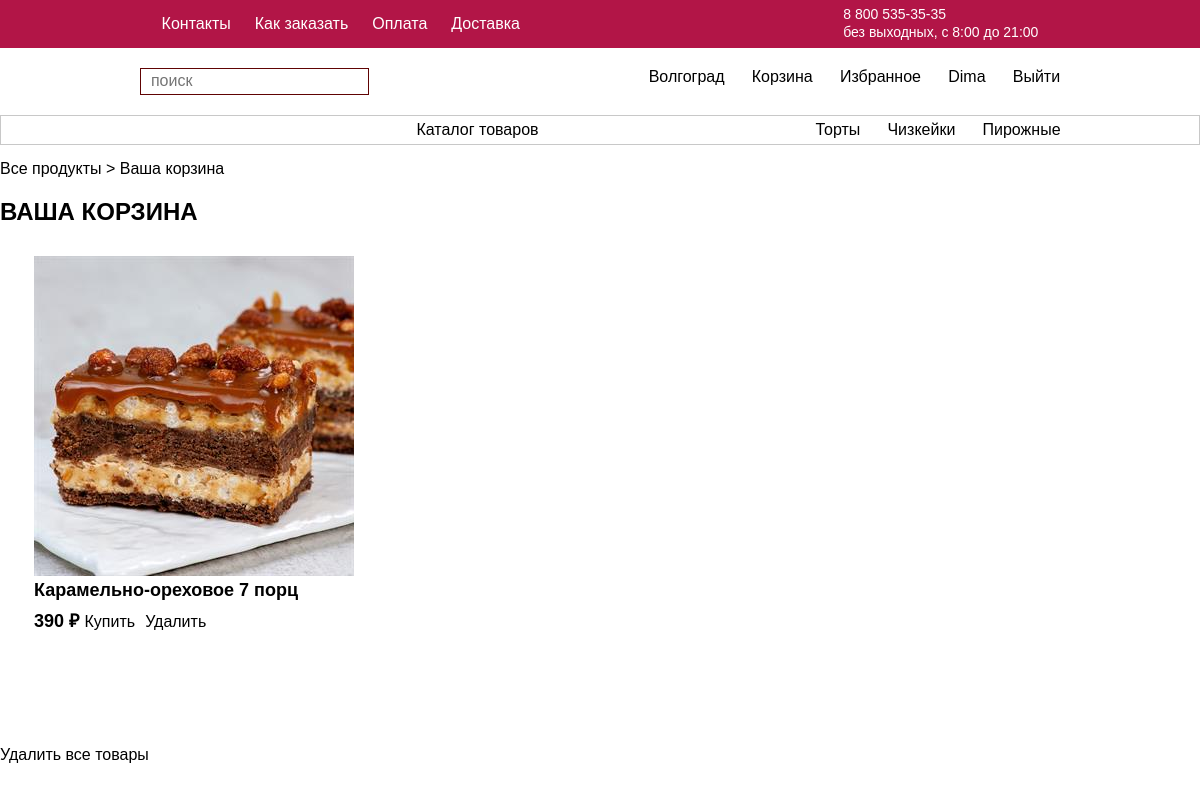
Screenshot of /cart.php (signed in) with the database file from the repository.
### tables this page shows
CREATE TABLE `categories` (
  `id` int NOT NULL,
  `name` varchar(255) NOT NULL
);

CREATE TABLE `bucket` (
  `id` int NOT NULL,
  `id_user` int NOT NULL,
  `id_prod` int NOT NULL
);

CREATE TABLE `product` (
  `id` int NOT NULL,
  `id_cathegory` int NOT NULL,
  `artikul` varchar(255) NOT NULL,
  `price` decimal(10,0) NOT NULL,
  `short_descr` varchar(255) NOT NULL,
  `min_image` varchar(255) NOT NULL,
  `prod_name` varchar(255) NOT NULL,
  `nalichiye` int NOT NULL,
  `weight` int NOT NULL
);

### cart.php (the view, shortened to what this page needs)
<?php
include_once 'connect.php';
$user = $_SESSION['id'];
?>
<!DOCTYPE html>
<html lang="ru">
<head>
    <link rel="stylesheet" href="css/style.css">
    <link rel="stylesheet" href="css/normalize.css">
</head>
<body>
    <main class="main">
        <header class="header">
            <div class="container header__container">
                <nav class="header__top__nav nav">
                    <ul class="nav__list">
                        <li class="nav__item"><a href="#" class="nav__link">Контакты</a></li>
                        <li class="nav__item"><a href="#" class="nav__link">Как заказать</a></li>
                        <li class="nav__item"><a href="#" class="nav__link">Оплата</a></li>
                        <li class="nav__item"><a href="#" class="nav__link">Доставка</a></li>
                    </ul>
                    <ul class="nav__list-end">
                        <li class="nav__item"><span class="nav__top-text">8 800 535-35-35</span>
                            <br>
                        <li class="nav__item"><span class="nav__top-text">без выходных, с 8:00 до 21:00</span>
                        </li>
                    </ul>
                </nav>
            </div>
        </header>
        <div class="header__none">
            <div class="container header__container">
                <div class="header__wrapper log-block">
                    <form action="actiontest.php" class="log-block__form search" method="GET">
                        <input type="text" class="search__input" name="search_string" placeholder="поиск">
                    </form>
                    <nav class="log-block__nav nav">
                        <ul class="log-nav-list">
                            <li class="log-nav-item"><a href="#" class="log-nav-ink">Волгоград</a></li>
                            <?php
                            if (isset($_SESSION["id"])) {
                                echo "<a href='cart.php' class='cart__link'>" . "Корзина" . "</a>";
                            } else {
                                echo "<a href='reg/auth.php' class='cart__link'>" . "Войдите для доступа к корзине" . "</a>";
                            }
                            ?>
                            <li class="log-nav-item"><a href="#" class="log-nav-link">Избранное</a></li>
                            <?php
                            if (isset($_SESSION["id"])) {
                                echo "<a href='profile.php?userid=" . $_SESSION['id'] . "' class='login__link'>" . $_SESSION["login"] . "</a>";
                                echo "<a href='reg/exit.php' class='login__link'>Выйти</a>";
                            } else {
                                echo "<a href='reg/auth.php' class='login__link'>Войти</a>";
                            }
                            ?>
                        </ul>
                    </nav>
                </div>
                <?php
                $categorySelect = "SELECT * FROM `categories`";
                $categorySelectResult = mysqli_query($connect, $categorySelect);
                ?>
                <div class="container main__container">
                    <div class="header__wrapper-main main-block">
                        <a href="index.php">
                            <a href="http://sladosty/index.php"><span class="burger__item-text">Каталог товаров</span></a>
                        </a>
                        <ul class="log-nav-list">
                            <?php
                            foreach ($categorySelectResult as $categoryRow) {
                                echo "<li class='log-nav-item'>";
                                echo "<a href='category.php/" . $categoryRow['name'] . "/?categoryid=" . $categoryRow['id'] . "' class='log-nav-link'>" . $categoryRow['name'] . "</a>";
                                echo "</li>";
                            }
                            ?>
                        </ul>
                    </div>
                </div>
            </div>
        </div>
        <section class="main__section cart">
            <div class="container store__container">
                <div class="cart__wrapper">
                    <div class="cart__shortcut ">
                        <a href="index.php">Все продукты > </a>
                        <span class="shortcut__span">Ваша корзина</span>
                    </div>
                    <h2 class="cart__label">ВАША КОРЗИНА</h2>
                </div>
                <div class="prod__wrapper product">
                    <?php
                    $cartSelect = "SELECT * FROM `bucket`
                    INNER JOIN product on bucket.id_prod = product.id
                    WHERE bucket.id_user = $user";
                    $cartSelectResult = mysqli_query($connect, $cartSelect);
                    ?>
                    <div class="product__list">
                        <?php
                        foreach ($cartSelectResult as $cartRow) {
                            echo "<a href='productcart.php?prodid=" . $cartRow['id'] . "'>";
                            echo "<div class='product__item product'>";
                            echo "<img src='img/" . $cartRow['min_image'] . "' alt='' class='game__image'>";
                            echo "<div class='product__tags'>
                                    <h3 class='product__name'>" . $cartRow['prod_name'] . "</h3>";
                            echo "<span class='product__span-price'>" . $cartRow['price'] . " ₽" . "</span>";
                            echo "<a href='buy.php?idbuygame=" . $cartRow['id_prod'] . "' class='price__delete'>Купить</a>";
                            echo "<a href='cart.php?delete=" . $cartRow['id'] . "' class='price__delete'>Удалить</a>";
                            echo "</div>";
                            echo "</div>";
                            echo "</a>";
                        }
                        ?>
                    </div>
                </div>
                <div class="prod__down down">
                    <a href="cart.php?deleteall=1" class="down__all">Удалить все товары</a>
                </div>
            </div>
        </section>
    </main>
</body>
</html>

### css/style.css (style rules this page uses)
html { box-sizing: border-box; }
*, *::after, *::before { box-sizing: inherit; }
a { text-decoration: none; color: inherit; }
ul { list-style: none; padding: 0; margin: 0; }
body { min-width: 320px; font-family: sans-serif; }
img { max-width: 100%; }
.container { margin: 0 auto; max-width: 1200px; }
.header { background-color: rgb(178, 21, 71); }
.header__top__nav { display: flex; justify-content: space-around; padding: 5px 0px; color: rgb(255, 255, 255); }
.nav__list { display: flex; gap: 1.5em; padding: 10px 0; }
.nav__top-text { font-size: 14px; }
.header__wrapper { padding: 20px 0; display: flex; justify-content: space-around; }
.log-nav-list { display: flex; gap: 1.7em; }
.header__wrapper-main { margin-bottom: 15px; padding: 5px 0; display: flex; justify-content: space-around; border: 1px solid rgb(200, 200, 200); }
.search__input { border: 1px solid rgb(96, 3, 3); padding: 3px 10px; }
.product__list { display: flex; gap: 1.5em; max-width: 500%; min-height: 50px; flex-direction: row; flex-wrap: wrap; margin: 0; }
.product__name { margin: 0; font-size: 18px; font-weight: 600; margin-bottom: 10px; }
.product__span-price { font-size: 18px; font-weight: 600; }
.product__tags { margin-right: 10px; max-width: 320px; }
.prod__wrapper { display: flex; flex-direction: row; justify-content: space-between; min-height: 450px; padding: 10px 10px; margin-top: 20px; max-width: 1200px; }
.prod__wrapper { display: flex; min-height: 500px; padding: 10px 10px; }
.price__delete { padding: 0 5px; }

### rows the page displays
categories: name "Торты"
categories: name "Чизкейки"
categories: name "Пирожные"
bucket: id_prod.min_image (picture), id_prod.prod_name "Карамельно-ореховое 7 порц", id_prod.price "390"

### other values shown
$_SESSION["login"] "Dima"
